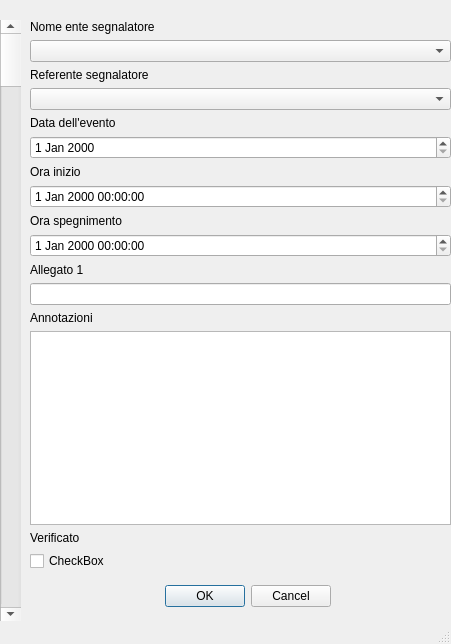
<?xml version="1.0" encoding="UTF-8"?>
<ui version="4.0">
 <class>MainWindow</class>
 <widget class="QMainWindow" name="MainWindow">
  <property name="geometry">
   <rect>
    <x>0</x>
    <y>0</y>
    <width>451</width>
    <height>644</height>
   </rect>
  </property>
  <property name="windowTitle">
   <string>MainWindow</string>
  </property>
  <widget class="QWidget" name="centralwidget">
   <property name="minimumSize">
    <size>
     <width>451</width>
     <height>0</height>
    </size>
   </property>
   <widget class="QDialogButtonBox" name="buttonBox">
    <property name="geometry">
     <rect>
      <x>140</x>
      <y>580</y>
      <width>191</width>
      <height>33</height>
     </rect>
    </property>
    <property name="minimumSize">
     <size>
      <width>191</width>
      <height>32</height>
     </size>
    </property>
    <property name="orientation">
     <enum>Qt::Horizontal</enum>
    </property>
    <property name="standardButtons">
     <set>QDialogButtonBox::Cancel|QDialogButtonBox::Ok</set>
    </property>
   </widget>
   <widget class="QWidget" name="verticalLayoutWidget">
    <property name="geometry">
     <rect>
      <x>30</x>
      <y>20</y>
      <width>421</width>
      <height>551</height>
     </rect>
    </property>
    <layout class="QVBoxLayout" name="verticalLayout">
     <item>
      <widget class="QLabel" name="nome_ente_segnalatore_label">
       <property name="maximumSize">
        <size>
         <width>16777215</width>
         <height>32</height>
        </size>
       </property>
       <property name="text">
        <string>Nome ente segnalatore</string>
       </property>
      </widget>
     </item>
     <item>
      <widget class="QComboBox" name="nome_ente_segnalatore"/>
     </item>
     <item>
      <widget class="QLabel" name="referente_segnalatore_label">
       <property name="maximumSize">
        <size>
         <width>16777215</width>
         <height>32</height>
        </size>
       </property>
       <property name="text">
        <string>Referente segnalatore</string>
       </property>
      </widget>
     </item>
     <item>
      <widget class="QComboBox" name="referente_segnalatore"/>
     </item>
     <item>
      <widget class="QLabel" name="data_evento_label">
       <property name="maximumSize">
        <size>
         <width>16777215</width>
         <height>32</height>
        </size>
       </property>
       <property name="text">
        <string>Data dell'evento</string>
       </property>
      </widget>
     </item>
     <item>
      <widget class="QDateEdit" name="data_evento"/>
     </item>
     <item>
      <widget class="QLabel" name="ora_inizio_evento_label">
       <property name="maximumSize">
        <size>
         <width>16777215</width>
         <height>32</height>
        </size>
       </property>
       <property name="text">
        <string>Ora inizio</string>
       </property>
      </widget>
     </item>
     <item>
      <widget class="QDateTimeEdit" name="ora_inizio_evento"/>
     </item>
     <item>
      <widget class="QLabel" name="ora_fine_evento_label">
       <property name="maximumSize">
        <size>
         <width>16777215</width>
         <height>32</height>
        </size>
       </property>
       <property name="text">
        <string>Ora spegnimento</string>
       </property>
      </widget>
     </item>
     <item>
      <widget class="QDateTimeEdit" name="ora_fine_evento"/>
     </item>
     <item>
      <widget class="QLabel" name="allegato1">
       <property name="text">
        <string>Allegato 1</string>
       </property>
      </widget>
     </item>
     <item>
      <widget class="QLineEdit" name="all_1"/>
     </item>
     <item>
      <widget class="QLabel" name="note_1_label">
       <property name="text">
        <string>Annotazioni</string>
       </property>
      </widget>
     </item>
     <item>
      <widget class="QTextEdit" name="note_1"/>
     </item>
     <item>
      <widget class="QLabel" name="esito_verifica_label">
       <property name="text">
        <string>Verificato</string>
       </property>
      </widget>
     </item>
     <item>
      <widget class="QCheckBox" name="esito_verifica">
       <property name="text">
        <string>CheckBox</string>
       </property>
      </widget>
     </item>
    </layout>
   </widget>
   <widget class="QScrollBar" name="verticalScrollBar">
    <property name="geometry">
     <rect>
      <x>0</x>
      <y>20</y>
      <width>21</width>
      <height>601</height>
     </rect>
    </property>
    <property name="orientation">
     <enum>Qt::Vertical</enum>
    </property>
   </widget>
  </widget>
  <widget class="QStatusBar" name="statusbar"/>
 </widget>
 <resources/>
 <connections/>
</ui>
